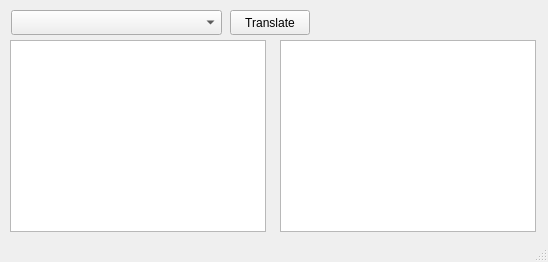
<?xml version="1.0" encoding="UTF-8"?>
<ui version="4.0">
 <class>MainWindow</class>
 <widget class="QMainWindow" name="MainWindow">
  <property name="geometry">
   <rect>
    <x>0</x>
    <y>0</y>
    <width>548</width>
    <height>262</height>
   </rect>
  </property>
  <property name="windowTitle">
   <string>GoTranslate</string>
  </property>
  <widget class="QWidget" name="centralWidget">
   <widget class="QTextBrowser" name="input">
    <property name="geometry">
     <rect>
      <x>10</x>
      <y>40</y>
      <width>256</width>
      <height>192</height>
     </rect>
    </property>
    <property name="readOnly">
     <bool>false</bool>
    </property>
    <property name="acceptRichText">
     <bool>false</bool>
    </property>
   </widget>
   <widget class="QTextBrowser" name="output">
    <property name="geometry">
     <rect>
      <x>280</x>
      <y>40</y>
      <width>256</width>
      <height>192</height>
     </rect>
    </property>
   </widget>
   <widget class="QPushButton" name="translateButton">
    <property name="geometry">
     <rect>
      <x>230</x>
      <y>10</y>
      <width>80</width>
      <height>25</height>
     </rect>
    </property>
    <property name="text">
     <string>Translate</string>
    </property>
    <property name="autoDefault">
     <bool>false</bool>
    </property>
   </widget>
   <widget class="QComboBox" name="comboBox">
    <property name="geometry">
     <rect>
      <x>11</x>
      <y>10</y>
      <width>211</width>
      <height>25</height>
     </rect>
    </property>
   </widget>
  </widget>
  <widget class="QStatusBar" name="statusBar"/>
 </widget>
 <layoutdefault spacing="6" margin="11"/>
 <resources/>
 <connections>
  <connection>
   <sender>output</sender>
   <signal>textChanged()</signal>
   <receiver>output</receiver>
   <slot>selectAll()</slot>
   <hints>
    <hint type="sourcelabel">
     <x>407</x>
     <y>135</y>
    </hint>
    <hint type="destinationlabel">
     <x>407</x>
     <y>135</y>
    </hint>
   </hints>
  </connection>
 </connections>
</ui>
